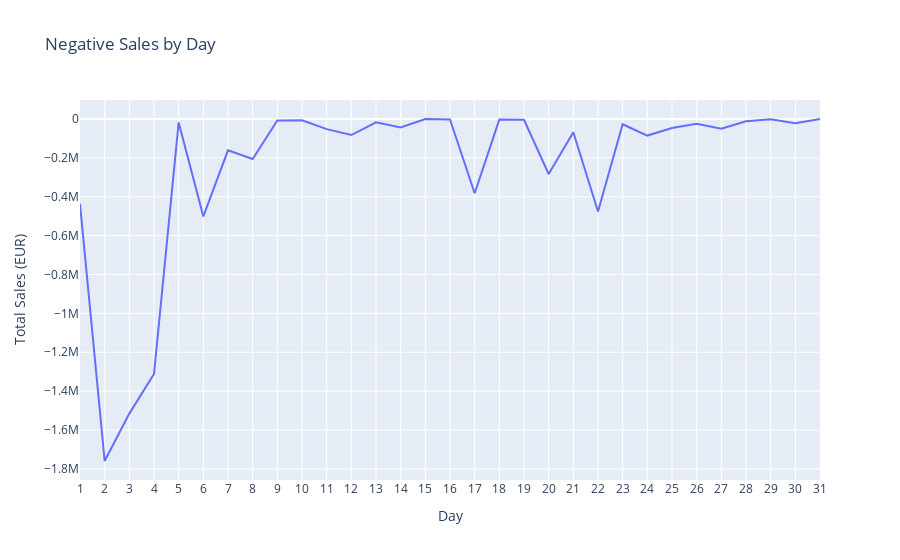

Notebook cell for this chart:
### Markdown cell above
<span style="background-color:#235987; padding:5px; border-radius:5px;">**Remarks**</span> <a id='sales-data'></a>

At first sight, no evident pattern emerged from the **Negative Sales by Month** plot. However, the analysis highlights January 2020 as a significant outlier, displaying a much lower value than other months, which may indicate production errors in a specific product group. Excluding this outlier, a subtle pattern can be observed: sales tend to drop noticeably twice a year—once in the first half and once in the second—though the exact months vary.

### Code cell
negative_sales['Day'] = negative_sales['DATE'].dt.day
grouped_negative_sales_day = negative_sales.groupby('Day')['Sales_EUR'].sum().reset_index()

grouped_negative_sales_day['Day'] = grouped_negative_sales_day['Day'].astype(str)

plot_sales(grouped_negative_sales_day, 'Day', 'Sales_EUR', 'Negative Sales by Day', 'Day', 'Total Sales (EUR)')

### Figure 1 — Plotly figure (JSON) as saved in the notebook; plotly's stock layout.template omitted (floating-point values rounded to 4 significant figures)
{"data": [{"hovertemplate": "Day=%{x}<br>Total Sales (EUR)=%{y}<extra></extra>", "legendgroup": "", "line": {"color": "#636efa", "dash": "solid"}, "marker": {"symbol": "circle"}, "mode": "lines", "name": "", "orientation": "v", "showlegend": false, "type": "scatter", "x": ["1", "2", "3", "4", "5", "6", "7", "8", "9", "10", "11", "12", "13", "14", "15", "16", "17", "18", "19", "20", "21", "22", "23", "24", "25", "26", "27", "28", "29", "30", "31"], "xaxis": "x", "y": [-436200.0, -1759000.0, -1516000.0, -1312000.0, -17470.0, -501400.0, -161200.0, -205900.0, -7992.0, -6829.0, -52130.0, -82680.0, -16790.0, -43470.0, -558.8, -2426.0, -382100.0, -3287, -3794.0, -282900.0, -68450.0, -476000.0, -27200.0, -85390.0, -46398, -24700.0, -50660.0, -12010.0, -1221.0, -21400.0, -97.54], "yaxis": "y"}], "layout": {"legend": {"tracegroupgap": 0}, "title": {"text": "Negative Sales by Day"}, "xaxis": {"anchor": "y", "domain": [0, 1], "title": {"text": "Day"}}, "yaxis": {"anchor": "x", "domain": [0, 1], "title": {"text": "Total Sales (EUR)"}}}}
